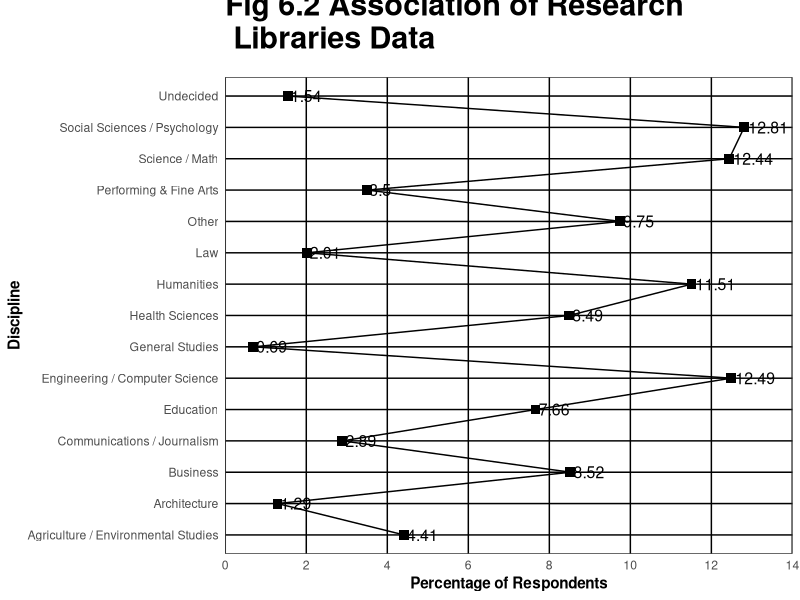
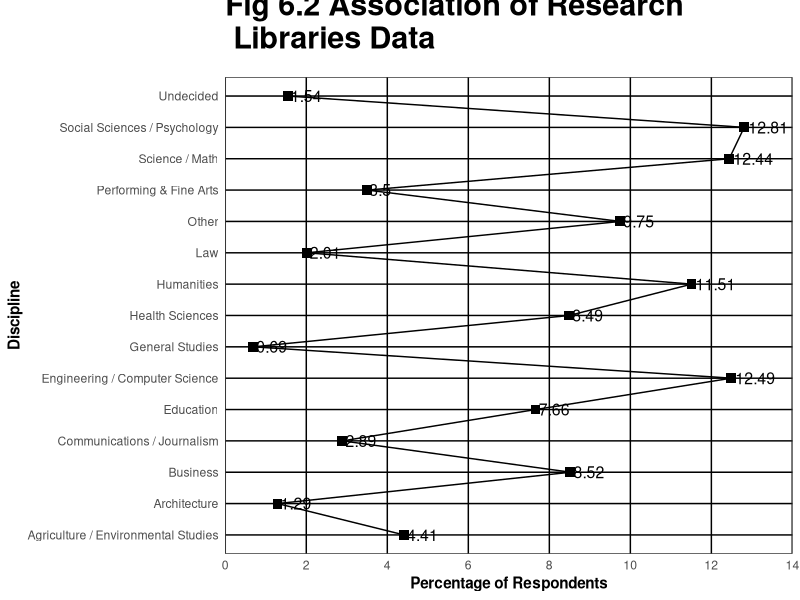

The R source for these figures, in order:
library(ggplot2)

this_base <- "fig06-02_association-of-research-libraries-data"

my_data <- data.frame(
  discipline = c("Agriculture / Environmental Studies", "Architecture", 
                 "Business", "Communications / Journalism", "Education",
                 "Engineering / Computer Science", "Health Sciences",
                 "Humanities", "Law", "Performing & Fine Arts",
                 "Science / Math", "Social Sciences / Psychology",
                 "General Studies", "Undecided", "Other"),
  respondents = c(1142, 335, 2206, 749, 1984, 3233, 2198, 
                  2979, 521, 906, 3221, 3316, 178, 400, 2525),
  percent = c(4.41, 1.29, 8.52, 2.89, 7.66, 12.49, 8.49,
              11.51, 2.01, 3.50, 12.44, 12.81, 0.69, 1.54, 9.75))

p <- ggplot(my_data, 
            aes(x = discipline, y = percent, group = 1, label = percent)) +
  geom_point(shape = 15, size = 3) +
  geom_line() +
  geom_text(hjust = -0.1, size = 4) +
  scale_x_discrete(limits = rev(levels(my_data$discipline))) +
  scale_y_continuous(breaks = seq(0, 14, 2), limits = c(0, 14), 
                     expand = c(0, 0)) +
  labs(x = "Discipline", y = "Percentage of Respondents") +
  coord_flip() +
  ggtitle("Fig 6.2 Association of Research \n Libraries Data") +
  theme_bw() + 
  theme(panel.grid.minor = element_blank(),
        panel.grid.major = element_line(colour = 'black'),
        plot.title = element_text(size = rel(2), vjust = 3, face = "bold"),
        axis.title = element_text(face = 'bold'),
        axis.ticks = element_blank()) 

p

ggsave(paste0(this_base, ".png"), 
       p, width = 8, height = 9)


